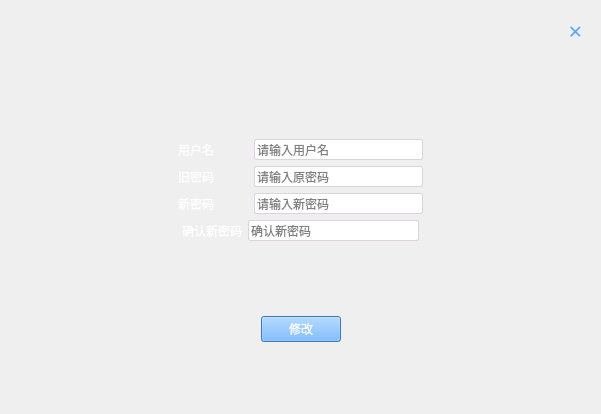
<?xml version="1.0" encoding="UTF-8"?>
<ui version="4.0">
 <class>ChangePwd</class>
 <widget class="QWidget" name="ChangePwd">
  <property name="geometry">
   <rect>
    <x>0</x>
    <y>0</y>
    <width>601</width>
    <height>414</height>
   </rect>
  </property>
  <property name="windowTitle">
   <string>Form</string>
  </property>
  <widget class="QWidget" name="verticalLayoutWidget">
   <property name="geometry">
    <rect>
     <x>10</x>
     <y>70</y>
     <width>581</width>
     <height>341</height>
    </rect>
   </property>
   <layout class="QVBoxLayout" name="verticalLayout_2">
    <item>
     <spacer name="verticalSpacer_3">
      <property name="orientation">
       <enum>Qt::Vertical</enum>
      </property>
      <property name="sizeHint" stdset="0">
       <size>
        <width>20</width>
        <height>40</height>
       </size>
      </property>
     </spacer>
    </item>
    <item>
     <layout class="QHBoxLayout" name="horizontalLayout_8">
      <item>
       <spacer name="horizontalSpacer_3">
        <property name="orientation">
         <enum>Qt::Horizontal</enum>
        </property>
        <property name="sizeHint" stdset="0">
         <size>
          <width>40</width>
          <height>20</height>
         </size>
        </property>
       </spacer>
      </item>
      <item>
       <widget class="QLabel" name="label_4">
        <property name="styleSheet">
         <string notr="true">QLabel{
	font: 75 16pt &quot;Adobe Caslon Pro Bold&quot;;
  background-color:rgb(0,0,0,0%);
color:rgb(255,255, 255)
}
QLabel:hover{
  background-color:rgb(0,0,0,0%);
}</string>
        </property>
        <property name="text">
         <string>用户名          </string>
        </property>
       </widget>
      </item>
      <item>
       <widget class="QLineEdit" name="lineEdit_userName">
        <property name="minimumSize">
         <size>
          <width>0</width>
          <height>18</height>
         </size>
        </property>
        <property name="font">
         <font>
          <family>微软雅黑</family>
         </font>
        </property>
        <property name="styleSheet">
         <string notr="true">QLineEdit{
  border:1px solid rgb(219, 211, 222);
  border-radius:2px;
}
QLineEdit:focus{
  border:1px solid rgb(78, 125, 255);
  border-radius:2px;
}</string>
        </property>
        <property name="text">
         <string/>
        </property>
        <property name="placeholderText">
         <string>请输入用户名</string>
        </property>
       </widget>
      </item>
      <item>
       <spacer name="horizontalSpacer">
        <property name="orientation">
         <enum>Qt::Horizontal</enum>
        </property>
        <property name="sizeHint" stdset="0">
         <size>
          <width>40</width>
          <height>20</height>
         </size>
        </property>
       </spacer>
      </item>
     </layout>
    </item>
    <item>
     <layout class="QHBoxLayout" name="horizontalLayout_9">
      <item>
       <spacer name="horizontalSpacer_4">
        <property name="orientation">
         <enum>Qt::Horizontal</enum>
        </property>
        <property name="sizeHint" stdset="0">
         <size>
          <width>40</width>
          <height>20</height>
         </size>
        </property>
       </spacer>
      </item>
      <item>
       <widget class="QLabel" name="label_5">
        <property name="styleSheet">
         <string notr="true">QLabel{
	font: 75 16pt &quot;Adobe Caslon Pro Bold&quot;;
  background-color:rgb(0,0,0,0%);
color:rgb(255,255, 255)
}
QLabel:hover{
  background-color:rgb(0,0,0,0%);
}</string>
        </property>
        <property name="text">
         <string>旧密码          </string>
        </property>
       </widget>
      </item>
      <item>
       <widget class="QLineEdit" name="lineEdit_oldPwd">
        <property name="font">
         <font>
          <family>微软雅黑</family>
         </font>
        </property>
        <property name="styleSheet">
         <string notr="true">QLineEdit{
  border:1px solid rgb(219, 211, 222);
  border-radius:2px;
}
QLineEdit:focus{
  border:1px solid rgb(78, 125, 255);
  border-radius:2px;
}</string>
        </property>
        <property name="text">
         <string/>
        </property>
        <property name="echoMode">
         <enum>QLineEdit::Password</enum>
        </property>
        <property name="placeholderText">
         <string>请输入原密码</string>
        </property>
       </widget>
      </item>
      <item>
       <spacer name="horizontalSpacer_2">
        <property name="orientation">
         <enum>Qt::Horizontal</enum>
        </property>
        <property name="sizeHint" stdset="0">
         <size>
          <width>40</width>
          <height>20</height>
         </size>
        </property>
       </spacer>
      </item>
     </layout>
    </item>
    <item>
     <layout class="QHBoxLayout" name="horizontalLayout_21">
      <item>
       <spacer name="horizontalSpacer_27">
        <property name="orientation">
         <enum>Qt::Horizontal</enum>
        </property>
        <property name="sizeHint" stdset="0">
         <size>
          <width>40</width>
          <height>20</height>
         </size>
        </property>
       </spacer>
      </item>
      <item>
       <widget class="QLabel" name="label_14">
        <property name="styleSheet">
         <string notr="true">QLabel{
	font: 75 16pt &quot;Adobe Caslon Pro Bold&quot;;
  background-color:rgb(0,0,0,0%);
color:rgb(255,255, 255)
}
QLabel:hover{
  background-color:rgb(0,0,0,0%);
}</string>
        </property>
        <property name="text">
         <string>新密码          </string>
        </property>
       </widget>
      </item>
      <item>
       <widget class="QLineEdit" name="lineEdit_newPwd">
        <property name="minimumSize">
         <size>
          <width>0</width>
          <height>18</height>
         </size>
        </property>
        <property name="font">
         <font>
          <family>微软雅黑</family>
         </font>
        </property>
        <property name="styleSheet">
         <string notr="true">QLineEdit{
  border:1px solid rgb(219, 211, 222);
  border-radius:2px;
}
QLineEdit:focus{
  border:1px solid rgb(78, 125, 255);
  border-radius:2px;
}</string>
        </property>
        <property name="text">
         <string/>
        </property>
        <property name="echoMode">
         <enum>QLineEdit::Password</enum>
        </property>
        <property name="placeholderText">
         <string>请输入新密码</string>
        </property>
       </widget>
      </item>
      <item>
       <spacer name="horizontalSpacer_28">
        <property name="orientation">
         <enum>Qt::Horizontal</enum>
        </property>
        <property name="sizeHint" stdset="0">
         <size>
          <width>40</width>
          <height>20</height>
         </size>
        </property>
       </spacer>
      </item>
     </layout>
    </item>
    <item>
     <layout class="QHBoxLayout" name="horizontalLayout_22">
      <item>
       <spacer name="horizontalSpacer_29">
        <property name="orientation">
         <enum>Qt::Horizontal</enum>
        </property>
        <property name="sizeHint" stdset="0">
         <size>
          <width>40</width>
          <height>20</height>
         </size>
        </property>
       </spacer>
      </item>
      <item>
       <widget class="QLabel" name="label_15">
        <property name="styleSheet">
         <string notr="true">QLabel{
	font: 75 16pt &quot;Adobe Caslon Pro Bold&quot;;
  background-color:rgb(0,0,0,0%);
color:rgb(255,255, 255)
}
QLabel:hover{
  background-color:rgb(0,0,0,0%);
}</string>
        </property>
        <property name="text">
         <string>确认新密码</string>
        </property>
       </widget>
      </item>
      <item>
       <widget class="QLineEdit" name="lineEdit_newPwd2">
        <property name="minimumSize">
         <size>
          <width>0</width>
          <height>18</height>
         </size>
        </property>
        <property name="font">
         <font>
          <family>微软雅黑</family>
         </font>
        </property>
        <property name="styleSheet">
         <string notr="true">QLineEdit{
  border:1px solid rgb(219, 211, 222);
  border-radius:2px;
}
QLineEdit:focus{
  border:1px solid rgb(78, 125, 255);
  border-radius:2px;
}</string>
        </property>
        <property name="text">
         <string/>
        </property>
        <property name="echoMode">
         <enum>QLineEdit::Password</enum>
        </property>
        <property name="placeholderText">
         <string>确认新密码</string>
        </property>
       </widget>
      </item>
      <item>
       <spacer name="horizontalSpacer_30">
        <property name="orientation">
         <enum>Qt::Horizontal</enum>
        </property>
        <property name="sizeHint" stdset="0">
         <size>
          <width>40</width>
          <height>20</height>
         </size>
        </property>
       </spacer>
      </item>
     </layout>
    </item>
    <item>
     <spacer name="verticalSpacer_2">
      <property name="orientation">
       <enum>Qt::Vertical</enum>
      </property>
      <property name="sizeHint" stdset="0">
       <size>
        <width>20</width>
        <height>40</height>
       </size>
      </property>
     </spacer>
    </item>
    <item>
     <layout class="QHBoxLayout" name="horizontalLayout_10">
      <item>
       <spacer name="horizontalSpacer_7">
        <property name="orientation">
         <enum>Qt::Horizontal</enum>
        </property>
        <property name="sizeHint" stdset="0">
         <size>
          <width>40</width>
          <height>20</height>
         </size>
        </property>
       </spacer>
      </item>
      <item>
       <widget class="QPushButton" name="pushButton">
        <property name="font">
         <font>
          <family>Adobe 黑体 Std R</family>
          <pointsize>9</pointsize>
          <weight>50</weight>
          <italic>false</italic>
          <bold>false</bold>
         </font>
        </property>
        <property name="cursor">
         <cursorShape>PointingHandCursor</cursorShape>
        </property>
        <property name="styleSheet">
         <string notr="true">QPushButton{
	font: 9pt &quot;Adobe 黑体 Std R&quot;;
  background-color:rgb(85, 170, 255);
color:white;
}
QPushButton:hover{

  background-color:rgb(85, 170, 255);
}</string>
        </property>
        <property name="text">
         <string>修改</string>
        </property>
       </widget>
      </item>
      <item>
       <spacer name="horizontalSpacer_6">
        <property name="orientation">
         <enum>Qt::Horizontal</enum>
        </property>
        <property name="sizeHint" stdset="0">
         <size>
          <width>40</width>
          <height>20</height>
         </size>
        </property>
       </spacer>
      </item>
     </layout>
    </item>
    <item>
     <spacer name="verticalSpacer">
      <property name="orientation">
       <enum>Qt::Vertical</enum>
      </property>
      <property name="sizeHint" stdset="0">
       <size>
        <width>20</width>
        <height>40</height>
       </size>
      </property>
     </spacer>
    </item>
   </layout>
  </widget>
  <widget class="QWidget" name="horizontalLayoutWidget">
   <property name="geometry">
    <rect>
     <x>560</x>
     <y>10</y>
     <width>31</width>
     <height>41</height>
    </rect>
   </property>
   <layout class="QHBoxLayout" name="horizontalLayout_7">
    <item>
     <widget class="QLabel" name="label_close">
      <property name="font">
       <font>
        <family>Adobe Devanagari</family>
        <pointsize>18</pointsize>
        <weight>9</weight>
        <italic>false</italic>
        <bold>false</bold>
       </font>
      </property>
      <property name="styleSheet">
       <string notr="true">QLabel{
   color:rgb(85, 170, 255);
	font: 75 18pt &quot;Adobe Devanagari&quot;;

}
QLabel:hover{
   background-color:rgb(255,255,255,50%);
}</string>
      </property>
      <property name="text">
       <string>×</string>
      </property>
      <property name="alignment">
       <set>Qt::AlignCenter</set>
      </property>
     </widget>
    </item>
   </layout>
  </widget>
  <widget class="QLabel" name="label">
   <property name="geometry">
    <rect>
     <x>10</x>
     <y>6</y>
     <width>16</width>
     <height>16</height>
    </rect>
   </property>
   <property name="text">
    <string/>
   </property>
   <property name="textInteractionFlags">
    <set>Qt::TextSelectableByMouse</set>
   </property>
  </widget>
 </widget>
 <resources/>
 <connections/>
</ui>
